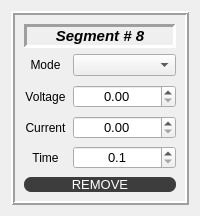
<?xml version="1.0" encoding="UTF-8"?>
<ui version="4.0">
 <class>WidgetSegmentTimeData</class>
 <widget class="QWidget" name="WidgetSegmentTimeData">
  <property name="geometry">
   <rect>
    <x>0</x>
    <y>0</y>
    <width>200</width>
    <height>216</height>
   </rect>
  </property>
  <property name="sizePolicy">
   <sizepolicy hsizetype="Fixed" vsizetype="Fixed">
    <horstretch>0</horstretch>
    <verstretch>0</verstretch>
   </sizepolicy>
  </property>
  <property name="maximumSize">
   <size>
    <width>200</width>
    <height>216</height>
   </size>
  </property>
  <property name="windowTitle">
   <string>Form</string>
  </property>
  <property name="styleSheet">
   <string notr="true">QMainWindow{
background-color:#1d1d1d;
}

QMenuBar{
background-color:#1d1d1d;
padding:5px;
	font: 12pt &quot;MS Shell Dlg 2&quot;;
}

QMenuBar::item{
background-color:#1d1d1d;
color:#fff;
padding:5px;

}

QMenu{
color:#fff;
padding:0;
}

QMenu::item:selected{
color:#fff;
background-color:#00aba9;
}

QTableWidget{
background-color:#3d3d3d;
color:#fff;
  selection-background-color: #da532c;
border:solid;
border-width:3px;
border-color:#da532c;
}
QHeaderView::section{
background-color:qlineargradient(spread:pad, x1:0, y1:0, x2:1, y2:0, stop:0 rgba(20, 158, 217, 255), stop:1 rgba(36, 158, 217, 255));
border:none;
border-top-style:solid;
border-width:1px;
border-top-color:qlineargradient(spread:pad, x1:0, y1:0, x2:1, y2:0, stop:0 rgba(20, 158, 217, 255), stop:1 rgba(36, 158, 217, 255));
color:#fff;

}
QHeaderView{
background-color:qlineargradient(spread:pad, x1:0, y1:0, x2:1, y2:0, stop:0 rgba(20, 158, 217, 255), stop:1 rgba(36, 158, 217, 255));

border:none;
border-top-style:solid;
border-width:1px;
border-top-color:#149ED9;
color:#fff;
	font: 75 12pt &quot;Calibri&quot;;
}

QTableCornerButton::section{
border:none;
background-color:#149ED9;
}

QListWidget{
background-color:#3d3d3d;
color:#fff;
}

QMenu{
background-color:#3d3d3d;
}
QStatusBar{
background-color:#7e3878;
color:#fff;
}

QPushButton{
border-style:solid;

background-color:#3d3d3d;
color:#fff;
border-radius:7px;
}
QPushButton:hover{
color:#ccc;
	background-color: qlineargradient(spread:pad, x1:0.517, y1:0, x2:0.517, y2:1, stop:0 rgba(45, 45, 45, 255), stop:0.505682 rgba(45, 45, 45, 255), stop:1 rgba(29, 29, 29, 255));
	border-color:#2d89ef;
border-width:2px;
}

QPushButton:pressed{
background-color: qlineargradient(spread:pad, x1:0.517, y1:0, x2:0.517, y2:1, stop:0 rgba(29, 29, 29, 255), stop:0.505682 rgba(45, 45, 45, 255), stop:1 rgba(29, 29, 29, 255));
}


QTabWidget::tab{
background-color:#3d3d3d;
}

QLineEdit{
border-radius:0;
}

QProgressBar{
border-radius:0;
text-align:center;
color:#fff;
background-color:transparent;
border: 2px solid #e3a21a;
border-radius:7px;
	font: 75 12pt &quot;Open Sans&quot;;

}

QProgressBar::chunk{
background-color:#2d89ef;
width:20px;
}</string>
  </property>
  <layout class="QGridLayout" name="gridLayout_2">
   <item row="0" column="0">
    <widget class="QFrame" name="frame">
     <property name="sizePolicy">
      <sizepolicy hsizetype="MinimumExpanding" vsizetype="Preferred">
       <horstretch>0</horstretch>
       <verstretch>0</verstretch>
      </sizepolicy>
     </property>
     <property name="frameShape">
      <enum>QFrame::Box</enum>
     </property>
     <property name="frameShadow">
      <enum>QFrame::Raised</enum>
     </property>
     <property name="lineWidth">
      <number>2</number>
     </property>
     <layout class="QGridLayout" name="gridLayout">
      <item row="0" column="0">
       <widget class="QLabel" name="label_SegmentName">
        <property name="sizePolicy">
         <sizepolicy hsizetype="Minimum" vsizetype="Fixed">
          <horstretch>0</horstretch>
          <verstretch>0</verstretch>
         </sizepolicy>
        </property>
        <property name="minimumSize">
         <size>
          <width>110</width>
          <height>0</height>
         </size>
        </property>
        <property name="maximumSize">
         <size>
          <width>200</width>
          <height>16777215</height>
         </size>
        </property>
        <property name="font">
         <font>
          <pointsize>11</pointsize>
          <weight>75</weight>
          <italic>true</italic>
          <bold>true</bold>
         </font>
        </property>
        <property name="toolTip">
         <string extracomment="Current segment number."/>
        </property>
        <property name="frameShape">
         <enum>QFrame::Panel</enum>
        </property>
        <property name="frameShadow">
         <enum>QFrame::Sunken</enum>
        </property>
        <property name="lineWidth">
         <number>3</number>
        </property>
        <property name="text">
         <string>Segment # 8</string>
        </property>
        <property name="alignment">
         <set>Qt::AlignCenter</set>
        </property>
       </widget>
      </item>
      <item row="1" column="0">
       <layout class="QFormLayout" name="formLayout">
        <item row="0" column="0">
         <widget class="QLabel" name="label">
          <property name="sizePolicy">
           <sizepolicy hsizetype="Fixed" vsizetype="Preferred">
            <horstretch>0</horstretch>
            <verstretch>0</verstretch>
           </sizepolicy>
          </property>
          <property name="minimumSize">
           <size>
            <width>43</width>
            <height>0</height>
           </size>
          </property>
          <property name="text">
           <string>Mode</string>
          </property>
          <property name="alignment">
           <set>Qt::AlignCenter</set>
          </property>
         </widget>
        </item>
        <item row="0" column="1">
         <widget class="QComboBox" name="comboBox_Mode">
          <property name="sizePolicy">
           <sizepolicy hsizetype="MinimumExpanding" vsizetype="Fixed">
            <horstretch>0</horstretch>
            <verstretch>0</verstretch>
           </sizepolicy>
          </property>
          <property name="minimumSize">
           <size>
            <width>100</width>
            <height>0</height>
           </size>
          </property>
          <property name="maximumSize">
           <size>
            <width>120</width>
            <height>16777215</height>
           </size>
          </property>
          <property name="toolTip">
           <string extracomment="The desired mode of operation within the current segment."/>
          </property>
         </widget>
        </item>
       </layout>
      </item>
      <item row="2" column="0">
       <layout class="QFormLayout" name="formLayout_2">
        <item row="0" column="0">
         <widget class="QLabel" name="label_2">
          <property name="sizePolicy">
           <sizepolicy hsizetype="Fixed" vsizetype="Preferred">
            <horstretch>0</horstretch>
            <verstretch>0</verstretch>
           </sizepolicy>
          </property>
          <property name="minimumSize">
           <size>
            <width>43</width>
            <height>0</height>
           </size>
          </property>
          <property name="text">
           <string>Voltage</string>
          </property>
          <property name="alignment">
           <set>Qt::AlignCenter</set>
          </property>
         </widget>
        </item>
        <item row="0" column="1">
         <widget class="QDoubleSpinBox" name="doubleSpinBox_Voltage">
          <property name="enabled">
           <bool>true</bool>
          </property>
          <property name="sizePolicy">
           <sizepolicy hsizetype="MinimumExpanding" vsizetype="Fixed">
            <horstretch>0</horstretch>
            <verstretch>0</verstretch>
           </sizepolicy>
          </property>
          <property name="minimumSize">
           <size>
            <width>90</width>
            <height>0</height>
           </size>
          </property>
          <property name="maximumSize">
           <size>
            <width>120</width>
            <height>16777215</height>
           </size>
          </property>
          <property name="font">
           <font>
            <pointsize>10</pointsize>
           </font>
          </property>
          <property name="toolTip">
           <string extracomment="Voltage value for the current segment in volts."/>
          </property>
          <property name="styleSheet">
           <string notr="true">QMainWindow{
background-color:#1d1d1d;
}

QMenuBar{
background-color:#1d1d1d;
padding:5px;
	font: 12pt &quot;MS Shell Dlg 2&quot;;
}

QMenuBar::item{
background-color:#1d1d1d;
color:#fff;
padding:5px;

}

QMenu{
color:#fff;
padding:0;
}

QMenu::item:selected{
color:#fff;
background-color:#00aba9;
}

QTableWidget{
background-color:#3d3d3d;
color:#fff;
  selection-background-color: #da532c;
border:solid;
border-width:3px;
border-color:#da532c;
}
QHeaderView::section{
background-color:qlineargradient(spread:pad, x1:0, y1:0, x2:1, y2:0, stop:0 rgba(20, 158, 217, 255), stop:1 rgba(36, 158, 217, 255));
border:none;
border-top-style:solid;
border-width:1px;
border-top-color:qlineargradient(spread:pad, x1:0, y1:0, x2:1, y2:0, stop:0 rgba(20, 158, 217, 255), stop:1 rgba(36, 158, 217, 255));
color:#fff;

}
QHeaderView{
background-color:qlineargradient(spread:pad, x1:0, y1:0, x2:1, y2:0, stop:0 rgba(20, 158, 217, 255), stop:1 rgba(36, 158, 217, 255));

border:none;
border-top-style:solid;
border-width:1px;
border-top-color:#149ED9;
color:#fff;
	font: 75 12pt &quot;Calibri&quot;;
}

QTableCornerButton::section{
border:none;
background-color:#149ED9;
}

QListWidget{
background-color:#3d3d3d;
color:#fff;
}

QMenu{
background-color:#3d3d3d;
}
QStatusBar{
background-color:#7e3878;
color:#fff;
}

QPushButton{
border-style:solid;
background-color:#3d3d3d;
color:#fff;
border-radius:7px;
}

QPushButton:disabled {
background-color: rgb(204, 0, 0);
}

QPushButton:hover{
color:#ccc;
	background-color: qlineargradient(spread:pad, x1:0.517, y1:0, x2:0.517, y2:1, stop:0 rgba(45, 45, 45, 255), stop:0.505682 rgba(45, 45, 45, 255), stop:1 rgba(29, 29, 29, 255));
	border-color:#2d89ef;
border-width:2px;
}

QPushButton:pressed{
background-color: qlineargradient(spread:pad, x1:0.517, y1:0, x2:0.517, y2:1, stop:0 rgba(29, 29, 29, 255), stop:0.505682 rgba(45, 45, 45, 255), stop:1 rgba(29, 29, 29, 255));
}


QTabWidget::tab{
background-color:#3d3d3d;
}

QLineEdit{
border-radius:0;
}

QProgressBar{
border-radius:0;
text-align:center;
color:#fff;
background-color:transparent;
border: 2px solid #e3a21a;
border-radius:7px;
	font: 75 12pt &quot;Open Sans&quot;;

}

QProgressBar::chunk{
background-color:#2d89ef;
width:20px;
}</string>
          </property>
          <property name="alignment">
           <set>Qt::AlignCenter</set>
          </property>
          <property name="decimals">
           <number>2</number>
          </property>
          <property name="maximum">
           <double>40.000000000000000</double>
          </property>
         </widget>
        </item>
       </layout>
      </item>
      <item row="3" column="0">
       <layout class="QFormLayout" name="formLayout_3">
        <item row="0" column="0">
         <widget class="QLabel" name="label_3">
          <property name="sizePolicy">
           <sizepolicy hsizetype="Fixed" vsizetype="Preferred">
            <horstretch>0</horstretch>
            <verstretch>0</verstretch>
           </sizepolicy>
          </property>
          <property name="minimumSize">
           <size>
            <width>43</width>
            <height>0</height>
           </size>
          </property>
          <property name="text">
           <string>Current</string>
          </property>
          <property name="alignment">
           <set>Qt::AlignCenter</set>
          </property>
         </widget>
        </item>
        <item row="0" column="1">
         <widget class="QDoubleSpinBox" name="doubleSpinBox_Current">
          <property name="sizePolicy">
           <sizepolicy hsizetype="MinimumExpanding" vsizetype="Fixed">
            <horstretch>0</horstretch>
            <verstretch>0</verstretch>
           </sizepolicy>
          </property>
          <property name="minimumSize">
           <size>
            <width>90</width>
            <height>0</height>
           </size>
          </property>
          <property name="maximumSize">
           <size>
            <width>120</width>
            <height>16777215</height>
           </size>
          </property>
          <property name="font">
           <font>
            <pointsize>10</pointsize>
           </font>
          </property>
          <property name="toolTip">
           <string extracomment="Current value of the current segment in amps."/>
          </property>
          <property name="alignment">
           <set>Qt::AlignCenter</set>
          </property>
          <property name="decimals">
           <number>2</number>
          </property>
          <property name="maximum">
           <double>2000.000000000000000</double>
          </property>
         </widget>
        </item>
       </layout>
      </item>
      <item row="4" column="0">
       <layout class="QFormLayout" name="formLayout_4">
        <property name="formAlignment">
         <set>Qt::AlignLeading|Qt::AlignLeft|Qt::AlignTop</set>
        </property>
        <item row="0" column="0">
         <widget class="QLabel" name="label_4">
          <property name="sizePolicy">
           <sizepolicy hsizetype="Fixed" vsizetype="Preferred">
            <horstretch>0</horstretch>
            <verstretch>0</verstretch>
           </sizepolicy>
          </property>
          <property name="minimumSize">
           <size>
            <width>43</width>
            <height>0</height>
           </size>
          </property>
          <property name="text">
           <string>Time</string>
          </property>
          <property name="alignment">
           <set>Qt::AlignCenter</set>
          </property>
         </widget>
        </item>
        <item row="0" column="1">
         <widget class="QDoubleSpinBox" name="doubleSpinBox_Time">
          <property name="enabled">
           <bool>true</bool>
          </property>
          <property name="sizePolicy">
           <sizepolicy hsizetype="MinimumExpanding" vsizetype="Fixed">
            <horstretch>0</horstretch>
            <verstretch>0</verstretch>
           </sizepolicy>
          </property>
          <property name="minimumSize">
           <size>
            <width>90</width>
            <height>0</height>
           </size>
          </property>
          <property name="maximumSize">
           <size>
            <width>120</width>
            <height>16777215</height>
           </size>
          </property>
          <property name="font">
           <font>
            <pointsize>10</pointsize>
           </font>
          </property>
          <property name="toolTip">
           <string extracomment="Duration the segment should be executed in ms."/>
          </property>
          <property name="alignment">
           <set>Qt::AlignCenter</set>
          </property>
          <property name="decimals">
           <number>1</number>
          </property>
          <property name="minimum">
           <double>0.100000000000000</double>
          </property>
          <property name="maximum">
           <double>1270.000000000000000</double>
          </property>
          <property name="singleStep">
           <double>0.100000000000000</double>
          </property>
         </widget>
        </item>
       </layout>
      </item>
      <item row="5" column="0">
       <widget class="QPushButton" name="pushButton">
        <property name="minimumSize">
         <size>
          <width>110</width>
          <height>0</height>
         </size>
        </property>
        <property name="maximumSize">
         <size>
          <width>200</width>
          <height>16777215</height>
         </size>
        </property>
        <property name="font">
         <font>
          <pointsize>10</pointsize>
         </font>
        </property>
        <property name="text">
         <string>REMOVE</string>
        </property>
       </widget>
      </item>
     </layout>
    </widget>
   </item>
  </layout>
 </widget>
 <resources/>
 <connections/>
</ui>
